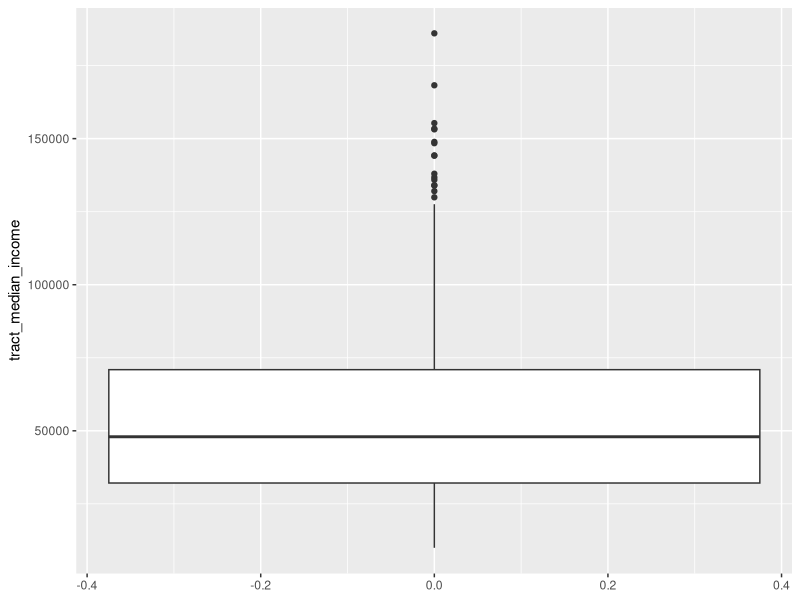
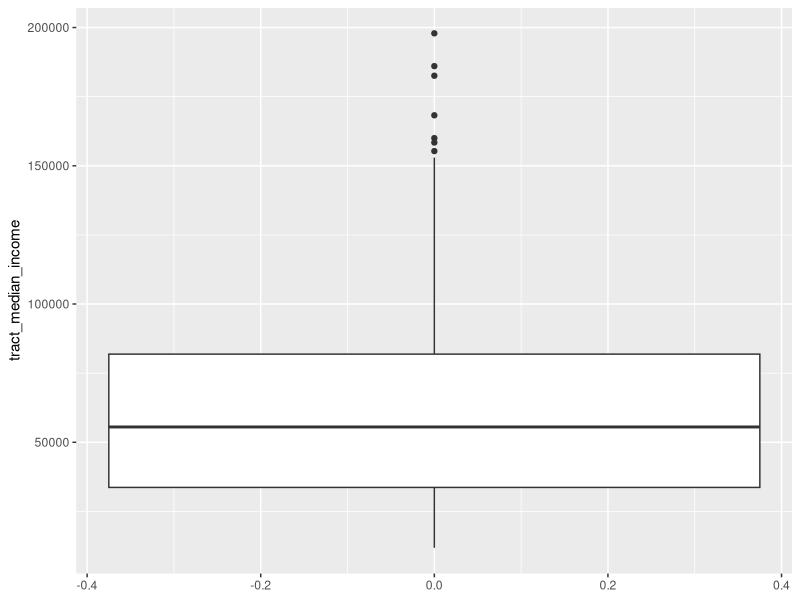
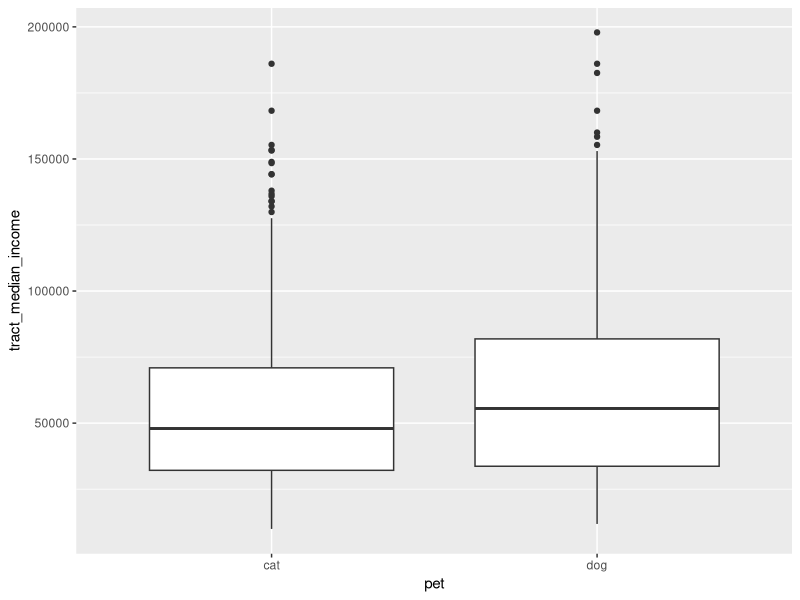
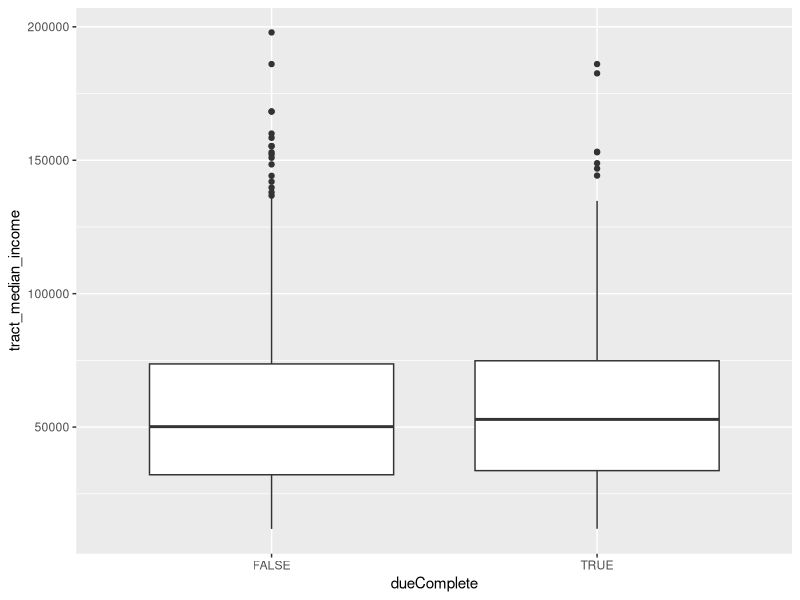
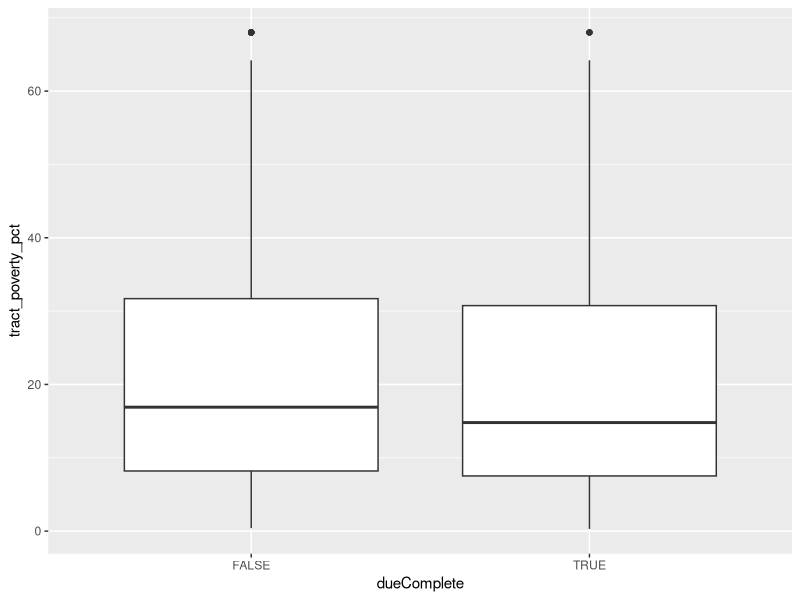
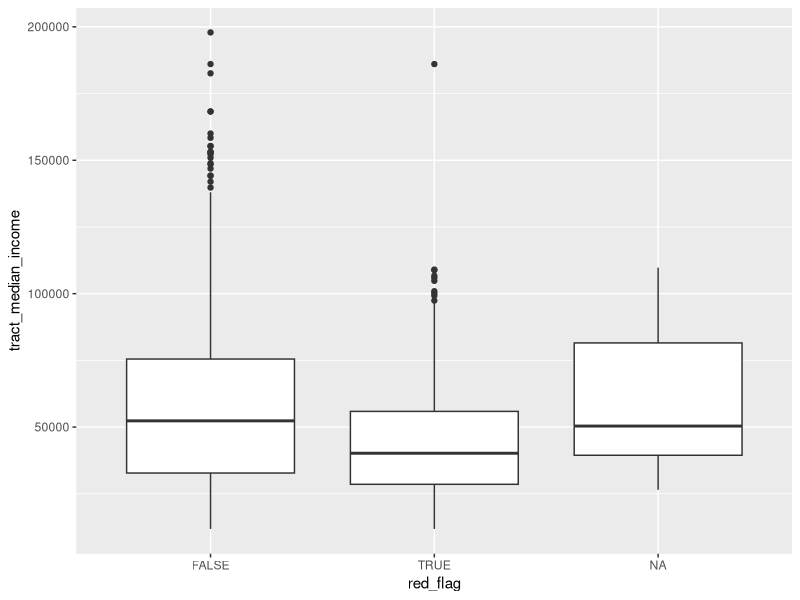
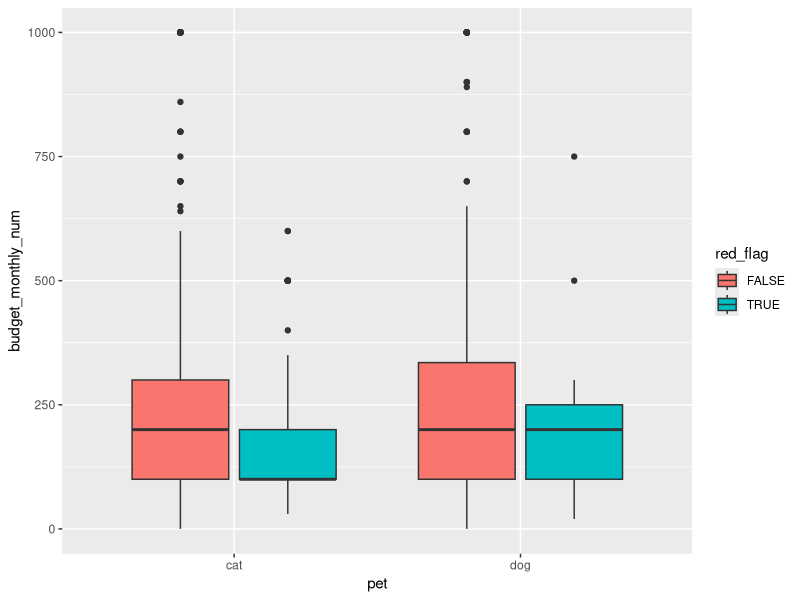
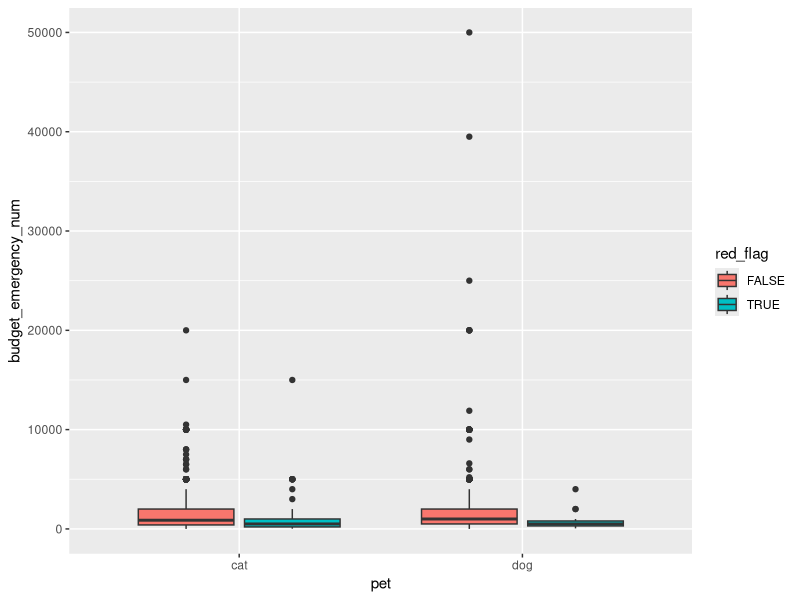

These figures' R source, in order:
## ---- chunk 1
knitr::opts_chunk$set(echo = TRUE, warning = FALSE, message = FALSE)
## ---- chunk 2
library(dplyr)
library(stringr)
## ---- chunk 3
dog_applicants <- read.csv('../../Data/dog_apps.csv', stringsAsFactors = FALSE)
cat_applicants <- read.csv('../../Data/cat_apps.csv', stringsAsFactors = FALSE)
## ---- chunk 4
dog_cards <- read.csv('../../Data/dog_cards.csv', stringsAsFactors = FALSE)
cat_cards <- read.csv('../../Data/cat_cards.csv', stringsAsFactors = FALSE)
## ---- chunk 5
dog_actions <- read.csv('../../Data/dog_actions.csv', stringsAsFactors = FALSE)
cat_actions <- read.csv('../../Data/cat_actions.csv', stringsAsFactors = FALSE)
## ---- chunk 6
selected_economic_characteristics <- read.csv("CensusData/census_tracts_economics.csv", stringsAsFactors = FALSE)
## ---- chunk 7
cat_applicants <- merge(x = cat_applicants, 
                        y = selected_economic_characteristics,
                        by = "GEOID",
                        all.x = TRUE)
dog_applicants <- merge(x = dog_applicants, 
                        y = selected_economic_characteristics,
                        by = "GEOID",
                        all.x = TRUE)
## ---- chunk 8
library(ggplot2)
ggplot(cat_applicants,aes(y=tract_median_income)) +
  geom_boxplot() 
## ---- chunk 9
ggplot(dog_applicants,aes(y=tract_median_income)) +
  geom_boxplot() 
## ---- chunk 10
all_applicants <- rbind(cat_applicants %>% mutate(pet = "cat"), 
                      dog_applicants %>% mutate(pet = "dog"))
## ---- chunk 11
ggplot(all_applicants,aes(x=pet, y=tract_median_income)) +
  geom_boxplot() 
## ---- chunk 12
t.test(tract_median_income ~ pet, all_applicants)
t.test(tract_poverty_pct ~ pet, all_applicants)

## ---- chunk 13
cards <- rbind(cat_cards,dog_cards)
all_applicants <- merge(x = all_applicants,
                        y = cards, 
                        by.x ="outcome_trello_id",
                        by.y = "id")

## ---- chunk 14
ggplot(all_applicants,aes(x=dueComplete, y=tract_median_income)) +
  geom_boxplot() 

ggplot(all_applicants,aes(x=dueComplete, y=tract_poverty_pct)) +
  geom_boxplot() 
## ---- chunk 15
t.test(tract_median_income ~ dueComplete, all_applicants)
t.test(tract_poverty_pct ~ dueComplete, all_applicants)
## ---- chunk 16
all_applicants <- all_applicants %>% mutate(red_flag = str_detect(label_names, "red flag"),
                                              approved = str_detect(label_names, "approved"),
                                              denied = str_detect(label_names,"denied"))
## ---- chunk 17
ggplot(all_applicants,aes(x=red_flag, y=tract_median_income)) +
  geom_boxplot() 
## ---- chunk 18
all_applicants$budget_monthly_num <- as.numeric(gsub('[$,]','',all_applicants$budget_monthly))
all_applicants$budget_emergency_num <- as.numeric(gsub('[$,]','',all_applicants$budget_emergency))
## ---- chunk 19
summary(all_applicants$budget_monthly_num)
summary(all_applicants$budget_emergency_num)
## ---- chunk 20
all_applicants %>% filter(budget_emergency_num < 0 |
                          budget_emergency_num > 10000 |
                          budget_monthly_num < 0 |
                          budget_monthly_num > 10000) %>%
                   select(outcome_trello_id, budget_monthly, budget_monthly_num, budget_emergency, budget_emergency_num)

## ---- chunk 21
all_applicants$budget_monthly_num <- abs(as.numeric(gsub('[$,]','',all_applicants$budget_monthly)))
all_applicants$budget_emergency_num <- abs(as.numeric(gsub('[$,]','',all_applicants$budget_emergency)))
all_applicants$budget_emergency_num[which(all_applicants$budget_emergency_num > 50000)] <- NA
all_applicants$budget_monthly_num[which(all_applicants$budget_monthly_num > 1000)] <- NA
## ---- chunk 22
all_applicants %>%
  filter(!is.na(red_flag)) %>%
  ggplot(aes(x=pet, y=budget_monthly_num)) +
  geom_boxplot(aes(fill=red_flag)) 
## ---- chunk 23
t.test(budget_monthly_num ~ red_flag, all_applicants %>% filter(!is.na(red_flag) & pet == "cat") )
## ---- chunk 24
t.test(budget_monthly_num ~ red_flag, all_applicants %>% filter(!is.na(red_flag) & pet == "dog") )
## ---- chunk 25
all_applicants %>%
  filter(!is.na(red_flag)) %>%
  ggplot(aes(x=pet, y=budget_emergency_num)) +
  geom_boxplot(aes(fill=red_flag)) 
## ---- chunk 26
all_applicants$budget_emergency_num[which(all_applicants$budget_emergency_num > 10000)] <- 10000
all_applicants %>%
  filter(!is.na(red_flag)) %>%
  ggplot(aes(x=pet, y=budget_emergency_num)) +
  geom_boxplot(aes(fill=red_flag)) 
## ---- chunk 27
t.test(budget_emergency_num ~ red_flag, all_applicants %>% filter(!is.na(red_flag) & pet == "dog") )
t.test(budget_emergency_num ~ red_flag, all_applicants %>% filter(!is.na(red_flag) & pet == "cat") )
